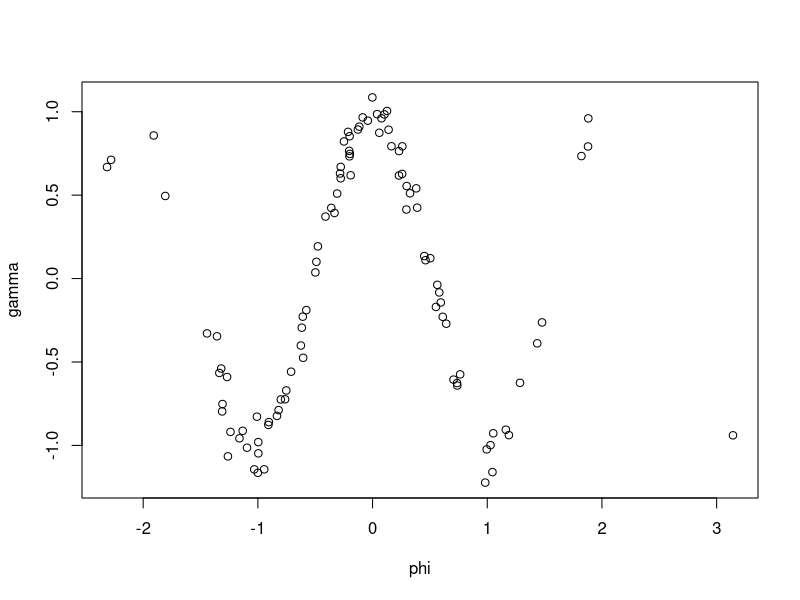
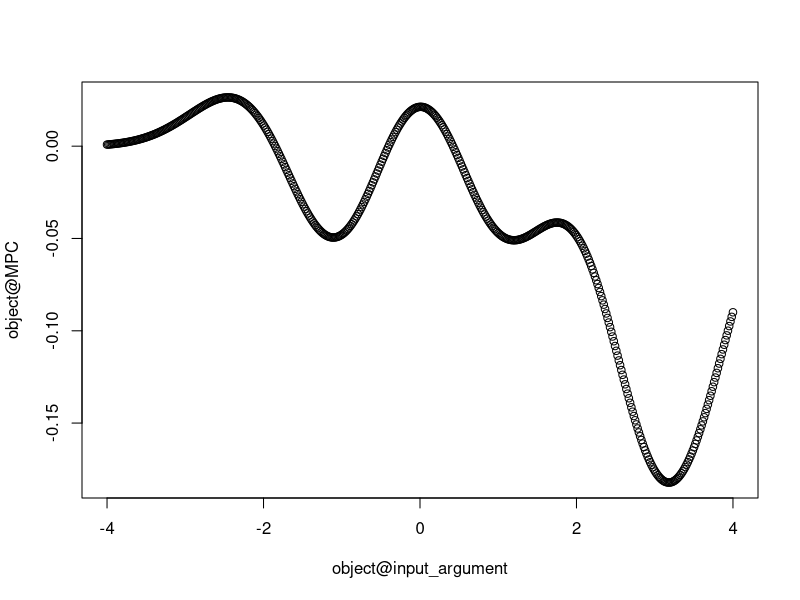

Generate these figures, in order, with R: (Note: this script raises an error after producing the figures.)
## ---- chunk 1
validity.estimator <- function(object) {
  # Check if h is numeric and all values are greater than zero
  if (!is.numeric(object@h) || length(object@h) == 0 || any(object@h <= 0)) {
    return("h must be numeric and greater than zero") 
  }
  
  # Check if x and y have the same length
  if (length(object@x) != length(object@y)) {
    return("x and y must have the same length")
  }
 
  # Check if x and y have length greater than 1
  if (length(object@x) <= 1 || length(object@y) <= 1) {
    return("x and y must each have a length greater than 1")
  }
  return(TRUE) 
  }

setClass("estimator", representation( h = "numeric", max_xi = "numeric", 
                                      x = "numeric", y = "numeric", MPC = "numeric",
                                      input_argument = "numeric"), validity = validity.estimator)

## ---- chunk 2
setGeneric("PC.smoother", function(object) {standardGeneric("PC.smoother")})

setMethod("PC.smoother", signature= "estimator", function(object){
  
matrix_data <- cbind(object@x, object@y)

sorted_matrix <- matrix_data[order(matrix_data[,1]),]

  j <- length(object@input_argument)
 
  n <- length(object@x)
  
  H <- object@h
  
  sigma <- numeric(length(object@x))

  object@MPC <- numeric(j)
  
      for (k in 1:j) {
                        for (i in 2:n)  { 
                          
                           change_in_x <- sorted_matrix[i, 1] - sorted_matrix[i - 1, 1]
                          
                           pdf_squared <- (dnorm((object@input_argument[k] - sorted_matrix[i, 1]) / H,0,1))^2
                          
                           sigma[i] <- (change_in_x*pdf_squared*sorted_matrix[i,2])/H
                        
                        }
        object@MPC[k] <- sum(sigma)
      }
  return(object)
})
## ---- chunk 3
setGeneric("show", function(object) { standardGeneric("show")})
setMethod("show", signature = "estimator", function(object) {
    cat("input argument (first 5):", head(object@input_argument, 5),"\n")
    cat("MPC values (first 5):", head(object@MPC, 5), "\n")
   
    plot(x=object@input_argument, y=object@MPC)
    return(object)
})
## ---- chunk 4

phi<- rnorm(100)
noise <- rnorm(100,0,1)
gamma <- cos(3*phi) +0.1*noise

plot(x=phi,y=gamma)

base_object <- new("estimator", h = 1, x = phi, max_xi= numeric(), y = gamma, 
                      MPC=numeric(), input_argument = seq(-4,4,length.out=500))

object <- PC.smoother(base_object)

show(object)
## ---- chunk 5
setGeneric("PC.smoother.maximal", function(object) { standardGeneric("PC.smoother.maximal")})

setMethod("PC.smoother.maximal", signature= "estimator", function(object){

  object@x<- rnorm(100)
  
  object@h = length(x)^(-1/5)
  epsilon <- rnorm(100)
  
  object@y <- cos(3*x) + 0.1*epsilon
  
matrix_data <- cbind(object@x, object@y)

sorted_matrix <- matrix_data[order(matrix_data[,1]),]

  j <- length(object@input_argument)
 
  n <- length(object@x)
  
  H <- object@h
  
  sigma <- numeric(length(object@x))

  object@MPC <- numeric(j)
  
      for (k in 1:j) {
                        for (i in 2:n)  { 
                          
                           change_in_x <- sorted_matrix[i, 1] - sorted_matrix[i - 1, 1]
                          
                           pdf_squared <- (dnorm((object@input_argument[k] - sorted_matrix[i, 1]) / H,0,1))^2
                          
                           sigma[i] <- (change_in_x*pdf_squared*sorted_matrix[i,2])/H
                        
                        }
        object@MPC[k] <- sum(sigma)
      }
  return(object)
})
## ---- chunk 6
setGeneric("find.max", function(object) { standardGeneric("find.max")})
setMethod("find.max", signature = "estimator", function(object) {
  max_xi <- numeric(10000)
  
  for (i in 1:10000) {
    object <- PC.smoother.maximal(object)
    indices  <- which.max(object@MPC)
    max_xi[i] <- object@input_argument[indices]  
  }
  
  object@max_xi <- max_xi  
  
  cat("Mean of max_xi:", mean(object@max_xi), "\n")
  cat("Standard deviation of max_xi:", sd(object@max_xi), "\n")
  
  return(object)  
})

## ---- chunk 7
maximal_object <- new("estimator", h = 1, x = numeric(), max_xi= numeric(), y = numeric(), 
                      MPC=numeric(), input_argument = seq(-4,4,length.out=500))

start_time <- Sys.time()
find.max(maximal_object)
end_time <- Sys.time()
time_taken <- end_time - start_time
(time_taken)
